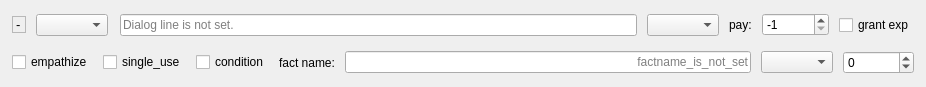
<?xml version="1.0" encoding="UTF-8"?>
<ui version="4.0">
 <class>SocketSettingsForm</class>
 <widget class="QWidget" name="SocketSettingsForm">
  <property name="geometry">
   <rect>
    <x>0</x>
    <y>0</y>
    <width>926</width>
    <height>87</height>
   </rect>
  </property>
  <property name="windowTitle">
   <string>Form</string>
  </property>
  <layout class="QVBoxLayout" name="verticalLayout">
   <property name="spacing">
    <number>0</number>
   </property>
   <property name="leftMargin">
    <number>6</number>
   </property>
   <property name="topMargin">
    <number>6</number>
   </property>
   <property name="rightMargin">
    <number>6</number>
   </property>
   <property name="bottomMargin">
    <number>6</number>
   </property>
   <item>
    <layout class="QHBoxLayout" name="horizontalLayout_4">
     <property name="spacing">
      <number>0</number>
     </property>
     <item>
      <widget class="QWidget" name="widgetChoice" native="true">
       <layout class="QHBoxLayout" name="horizontalLayout_2">
        <property name="spacing">
         <number>10</number>
        </property>
        <property name="leftMargin">
         <number>6</number>
        </property>
        <property name="topMargin">
         <number>6</number>
        </property>
        <property name="rightMargin">
         <number>6</number>
        </property>
        <property name="bottomMargin">
         <number>6</number>
        </property>
        <item>
         <widget class="QLabel" name="choiceLabel">
          <property name="sizePolicy">
           <sizepolicy hsizetype="Preferred" vsizetype="Maximum">
            <horstretch>0</horstretch>
            <verstretch>0</verstretch>
           </sizepolicy>
          </property>
          <property name="font">
           <font>
            <pointsize>10</pointsize>
            <weight>50</weight>
            <bold>false</bold>
            <kerning>true</kerning>
           </font>
          </property>
          <property name="frameShape">
           <enum>QFrame::StyledPanel</enum>
          </property>
          <property name="text">
           <string>-</string>
          </property>
          <property name="alignment">
           <set>Qt::AlignLeading|Qt::AlignLeft|Qt::AlignVCenter</set>
          </property>
         </widget>
        </item>
        <item>
         <widget class="QComboBox" name="nextSectionBox">
          <property name="sizePolicy">
           <sizepolicy hsizetype="Preferred" vsizetype="Fixed">
            <horstretch>0</horstretch>
            <verstretch>0</verstretch>
           </sizepolicy>
          </property>
          <property name="editable">
           <bool>false</bool>
          </property>
          <property name="currentText">
           <string/>
          </property>
          <property name="currentIndex">
           <number>-1</number>
          </property>
         </widget>
        </item>
       </layout>
      </widget>
     </item>
     <item>
      <widget class="QWidget" name="widgetAction" native="true">
       <layout class="QHBoxLayout" name="horizontalLayout_3">
        <property name="spacing">
         <number>10</number>
        </property>
        <property name="leftMargin">
         <number>6</number>
        </property>
        <property name="topMargin">
         <number>6</number>
        </property>
        <property name="rightMargin">
         <number>6</number>
        </property>
        <property name="bottomMargin">
         <number>6</number>
        </property>
        <item>
         <widget class="QLineEdit" name="choiceLine">
          <property name="enabled">
           <bool>true</bool>
          </property>
          <property name="sizePolicy">
           <sizepolicy hsizetype="Expanding" vsizetype="Fixed">
            <horstretch>0</horstretch>
            <verstretch>0</verstretch>
           </sizepolicy>
          </property>
          <property name="dragEnabled">
           <bool>true</bool>
          </property>
          <property name="placeholderText">
           <string>Dialog line is not set.</string>
          </property>
          <property name="clearButtonEnabled">
           <bool>true</bool>
          </property>
         </widget>
        </item>
        <item>
         <widget class="QComboBox" name="actionBox"/>
        </item>
        <item>
         <widget class="QLabel" name="actionPayLabel">
          <property name="sizePolicy">
           <sizepolicy hsizetype="Maximum" vsizetype="Preferred">
            <horstretch>0</horstretch>
            <verstretch>0</verstretch>
           </sizepolicy>
          </property>
          <property name="text">
           <string>pay:</string>
          </property>
         </widget>
        </item>
        <item>
         <widget class="QSpinBox" name="actionPaySpin">
          <property name="minimum">
           <number>-1</number>
          </property>
          <property name="maximum">
           <number>999999999</number>
          </property>
          <property name="value">
           <number>-1</number>
          </property>
         </widget>
        </item>
        <item>
         <widget class="QCheckBox" name="actionGrantCheck">
          <property name="sizePolicy">
           <sizepolicy hsizetype="Maximum" vsizetype="Fixed">
            <horstretch>0</horstretch>
            <verstretch>0</verstretch>
           </sizepolicy>
          </property>
          <property name="text">
           <string>grant exp</string>
          </property>
         </widget>
        </item>
       </layout>
      </widget>
     </item>
    </layout>
   </item>
   <item>
    <widget class="QWidget" name="widgetCond" native="true">
     <layout class="QHBoxLayout" name="horizontalLayout">
      <property name="spacing">
       <number>10</number>
      </property>
      <property name="leftMargin">
       <number>6</number>
      </property>
      <property name="topMargin">
       <number>6</number>
      </property>
      <property name="rightMargin">
       <number>6</number>
      </property>
      <property name="bottomMargin">
       <number>6</number>
      </property>
      <item>
       <widget class="QCheckBox" name="emphasizeCheck">
        <property name="sizePolicy">
         <sizepolicy hsizetype="Fixed" vsizetype="Fixed">
          <horstretch>0</horstretch>
          <verstretch>0</verstretch>
         </sizepolicy>
        </property>
        <property name="text">
         <string>empathize</string>
        </property>
       </widget>
      </item>
      <item>
       <widget class="QCheckBox" name="singleCheck">
        <property name="sizePolicy">
         <sizepolicy hsizetype="Fixed" vsizetype="Fixed">
          <horstretch>0</horstretch>
          <verstretch>0</verstretch>
         </sizepolicy>
        </property>
        <property name="text">
         <string>single_use</string>
        </property>
       </widget>
      </item>
      <item>
       <widget class="QCheckBox" name="conditionCheck">
        <property name="sizePolicy">
         <sizepolicy hsizetype="Fixed" vsizetype="Fixed">
          <horstretch>0</horstretch>
          <verstretch>0</verstretch>
         </sizepolicy>
        </property>
        <property name="text">
         <string>condition</string>
        </property>
       </widget>
      </item>
      <item>
       <widget class="QLabel" name="factLabel">
        <property name="text">
         <string>fact name:</string>
        </property>
       </widget>
      </item>
      <item>
       <widget class="QLineEdit" name="factNameLine">
        <property name="alignment">
         <set>Qt::AlignRight|Qt::AlignTrailing|Qt::AlignVCenter</set>
        </property>
        <property name="dragEnabled">
         <bool>true</bool>
        </property>
        <property name="placeholderText">
         <string>factname_is_not_set</string>
        </property>
        <property name="clearButtonEnabled">
         <bool>true</bool>
        </property>
       </widget>
      </item>
      <item>
       <widget class="QComboBox" name="factOperandBox">
        <property name="sizePolicy">
         <sizepolicy hsizetype="Fixed" vsizetype="Fixed">
          <horstretch>0</horstretch>
          <verstretch>0</verstretch>
         </sizepolicy>
        </property>
       </widget>
      </item>
      <item>
       <widget class="QSpinBox" name="factValSpin">
        <property name="sizePolicy">
         <sizepolicy hsizetype="Preferred" vsizetype="Fixed">
          <horstretch>0</horstretch>
          <verstretch>0</verstretch>
         </sizepolicy>
        </property>
        <property name="minimum">
         <number>-999999999</number>
        </property>
        <property name="maximum">
         <number>999999999</number>
        </property>
       </widget>
      </item>
     </layout>
    </widget>
   </item>
  </layout>
 </widget>
 <resources/>
 <connections>
  <connection>
   <sender>conditionCheck</sender>
   <signal>clicked(bool)</signal>
   <receiver>SocketSettingsForm</receiver>
   <slot>onClickedCondCheck(bool)</slot>
   <hints>
    <hint type="sourcelabel">
     <x>264</x>
     <y>56</y>
    </hint>
    <hint type="destinationlabel">
     <x>301</x>
     <y>86</y>
    </hint>
   </hints>
  </connection>
  <connection>
   <sender>actionBox</sender>
   <signal>activated(QString)</signal>
   <receiver>SocketSettingsForm</receiver>
   <slot>onChoseAction(QString)</slot>
   <hints>
    <hint type="sourcelabel">
     <x>628</x>
     <y>30</y>
    </hint>
    <hint type="destinationlabel">
     <x>688</x>
     <y>-6</y>
    </hint>
   </hints>
  </connection>
 </connections>
 <slots>
  <slot>onClickedCondCheck(bool)</slot>
  <slot>onChoseAction(QString)</slot>
 </slots>
</ui>
